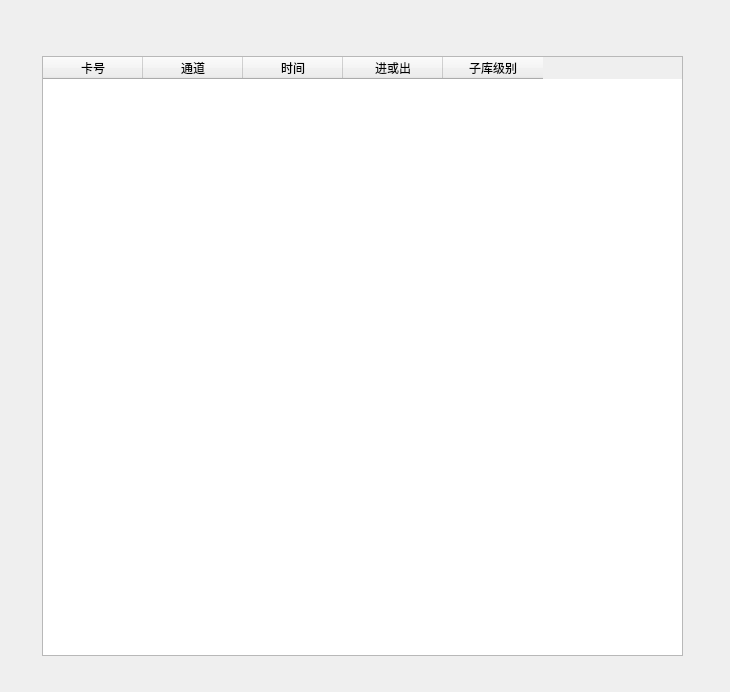
<?xml version="1.0" encoding="UTF-8"?>
<ui version="4.0">
 <class>CDlgGarageInGarage</class>
 <widget class="QDialog" name="CDlgGarageInGarage">
  <property name="geometry">
   <rect>
    <x>0</x>
    <y>0</y>
    <width>730</width>
    <height>692</height>
   </rect>
  </property>
  <property name="windowTitle">
   <string>库中库进出记录</string>
  </property>
  <property name="styleSheet">
   <string notr="true">background-image: url(D:/WinParkUI/debug/Image/NewIcon/CommonMiddleBG-normal.jpg);</string>
  </property>
  <widget class="QLabel" name="lblClose">
   <property name="geometry">
    <rect>
     <x>688</x>
     <y>5</y>
     <width>31</width>
     <height>16</height>
    </rect>
   </property>
   <property name="text">
    <string/>
   </property>
  </widget>
  <widget class="QLabel" name="lblTitle">
   <property name="geometry">
    <rect>
     <x>20</x>
     <y>5</y>
     <width>141</width>
     <height>21</height>
    </rect>
   </property>
   <property name="font">
    <font>
     <family>宋体</family>
     <pointsize>9</pointsize>
     <weight>75</weight>
     <italic>false</italic>
     <bold>true</bold>
    </font>
   </property>
   <property name="styleSheet">
    <string notr="true">background-image:url( );
color: rgb(85, 0, 0);</string>
   </property>
   <property name="text">
    <string/>
   </property>
  </widget>
  <widget class="QTableWidget" name="tabRecord">
   <property name="geometry">
    <rect>
     <x>42</x>
     <y>56</y>
     <width>641</width>
     <height>600</height>
    </rect>
   </property>
   <property name="styleSheet">
    <string notr="true">background-image: url(none);</string>
   </property>
   <column>
    <property name="text">
     <string>卡号</string>
    </property>
   </column>
   <column>
    <property name="text">
     <string>通道</string>
    </property>
   </column>
   <column>
    <property name="text">
     <string>时间</string>
    </property>
   </column>
   <column>
    <property name="text">
     <string>进或出</string>
    </property>
   </column>
   <column>
    <property name="text">
     <string>子库级别</string>
    </property>
   </column>
  </widget>
 </widget>
 <resources/>
 <connections/>
</ui>
